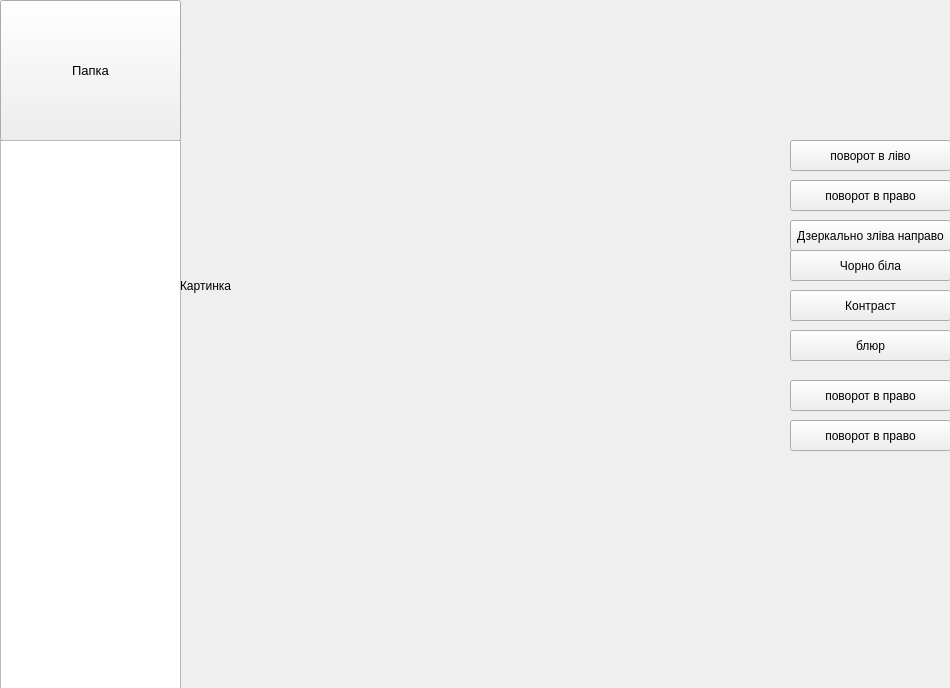
<?xml version="1.0" encoding="UTF-8"?>
<ui version="4.0">
 <class>MainWindow</class>
 <widget class="QMainWindow" name="MainWindow">
  <property name="geometry">
   <rect>
    <x>0</x>
    <y>0</y>
    <width>950</width>
    <height>688</height>
   </rect>
  </property>
  <property name="windowTitle">
   <string>ФОто редактор</string>
  </property>
  <widget class="QWidget" name="centralwidget">
   <widget class="QPushButton" name="btn_dir">
    <property name="geometry">
     <rect>
      <x>0</x>
      <y>0</y>
      <width>181</width>
      <height>141</height>
     </rect>
    </property>
    <property name="font">
     <font>
      <pointsize>10</pointsize>
     </font>
    </property>
    <property name="text">
     <string>Папка</string>
    </property>
   </widget>
   <widget class="QListWidget" name="list_files">
    <property name="geometry">
     <rect>
      <x>0</x>
      <y>140</y>
      <width>181</width>
      <height>571</height>
     </rect>
    </property>
   </widget>
   <widget class="QLabel" name="image">
    <property name="geometry">
     <rect>
      <x>180</x>
      <y>0</y>
      <width>541</width>
      <height>571</height>
     </rect>
    </property>
    <property name="text">
     <string>Картинка</string>
    </property>
   </widget>
   <widget class="QPushButton" name="btn_left">
    <property name="geometry">
     <rect>
      <x>790</x>
      <y>140</y>
      <width>161</width>
      <height>31</height>
     </rect>
    </property>
    <property name="text">
     <string>поворот в ліво</string>
    </property>
   </widget>
   <widget class="QPushButton" name="btn_right">
    <property name="geometry">
     <rect>
      <x>790</x>
      <y>180</y>
      <width>161</width>
      <height>31</height>
     </rect>
    </property>
    <property name="text">
     <string>поворот в право</string>
    </property>
   </widget>
   <widget class="QPushButton" name="miror_1">
    <property name="geometry">
     <rect>
      <x>790</x>
      <y>220</y>
      <width>161</width>
      <height>31</height>
     </rect>
    </property>
    <property name="text">
     <string>Дзеркально зліва направо</string>
    </property>
   </widget>
   <widget class="QPushButton" name="btn_bw">
    <property name="geometry">
     <rect>
      <x>790</x>
      <y>250</y>
      <width>161</width>
      <height>31</height>
     </rect>
    </property>
    <property name="text">
     <string>Чорно біла</string>
    </property>
   </widget>
   <widget class="QPushButton" name="btn_kontrast">
    <property name="geometry">
     <rect>
      <x>790</x>
      <y>290</y>
      <width>161</width>
      <height>31</height>
     </rect>
    </property>
    <property name="text">
     <string>Контраст</string>
    </property>
   </widget>
   <widget class="QPushButton" name="btn_blur">
    <property name="geometry">
     <rect>
      <x>790</x>
      <y>330</y>
      <width>161</width>
      <height>31</height>
     </rect>
    </property>
    <property name="text">
     <string>блюр</string>
    </property>
   </widget>
   <widget class="QPushButton" name="btn_1">
    <property name="geometry">
     <rect>
      <x>790</x>
      <y>380</y>
      <width>161</width>
      <height>31</height>
     </rect>
    </property>
    <property name="text">
     <string>поворот в право</string>
    </property>
   </widget>
   <widget class="QPushButton" name="btn_2">
    <property name="geometry">
     <rect>
      <x>790</x>
      <y>420</y>
      <width>161</width>
      <height>31</height>
     </rect>
    </property>
    <property name="text">
     <string>поворот в право</string>
    </property>
   </widget>
  </widget>
 </widget>
 <resources/>
 <connections/>
</ui>
